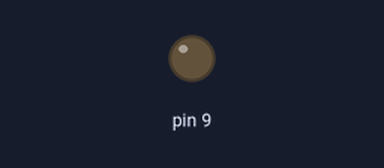
Bench run of a sketch on a simulated Arduino Uno, built with avr-gcc and run on an emulated ATmega328P. Parts: output pins drawn as LEDs (lit = HIGH).

Above: at 0.7 s.
At 5.2 s:
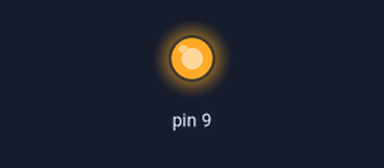
Timing chart, 0 to 6.9 s (numbered marks = the images above):
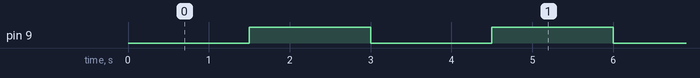

The sketch:

OOP01.ino
```cpp
#include "MyBlinker.h" //  注意：当前目录下的头文件，必须用【双引号 ""】，不能用尖括号 <>

MyBlinker statusLed(9, 1500); // 实例化一个对象（注意：C++ 实例化对象不需要像 Java 那样写 new！）

void setup() {
  statusLed.begin();
}

void loop() {
  statusLed.update(); // 完美的非阻塞多任务刷新
}
```

MyBlinker.cpp
```cpp
#include "MyBlinker.h" // 必须包含你刚刚写的头文件

// 在 C++ 中，实现类方法时必须加上 "类名::" 作用域解析符，否则编译器不知道这个函数属于谁！
MyBlinker::MyBlinker(byte pin, unsigned long interval) {
  _pin = pin;
  _interval = interval;
  _lastTime = 0;
  _state = LOW;
}

void MyBlinker::begin() {
  pinMode(_pin, OUTPUT);
  digitalWrite(_pin, _state);
}

void MyBlinker::update() {
  unsigned long currentTime = millis();
  if (currentTime - _lastTime >= _interval) {
    _lastTime = currentTime;
    _state = !_state;
    digitalWrite(_pin, _state);
  }
}
```

MyBlinker.h
```cpp
// 头文件设计
#ifndef MY_BLINKER_H    //预处理哨兵防止头文件被重复包含报错
#define MY_BLINKER_H

#include "Arduino.h"

class MyBlinker{
  private:
    byte _pin;
    unsigned long _interval;
    unsigned long _lastTime;
    bool _state;

  public:
    MyBlinker(byte pin, unsigned long interval);
      void begin();

      void update();
};
#endif
```

Measured:
- by itself, pin 9: alternates HIGH for 1.5 s and LOW for 1.5 s
